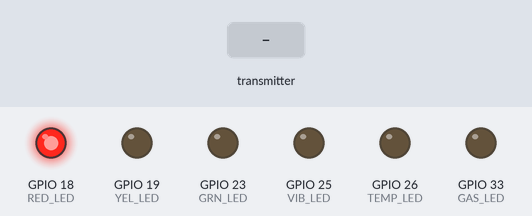
Bench run of a sketch on a simulated ESP32. On the bench: output pins drawn as LEDs (lit = HIGH). Inputs (shaded band) come from the test bench. What the sketch prints to the serial monitor is not drawn.

Above: at 1.2 s.
1.3 s: the transmitter starts sending temp = 25
At 2.4 s:
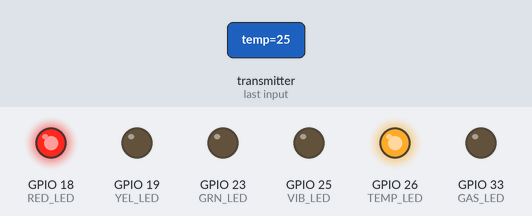
2.8 s: the transmitter starts sending gas = 1024
At 3.5 s:
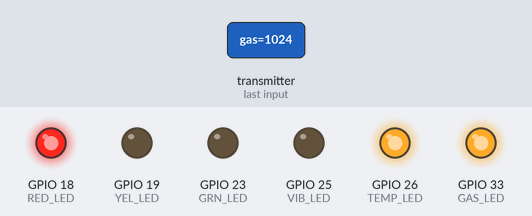
4.3 s: the transmitter starts sending temp = 0
At 4.7 s:
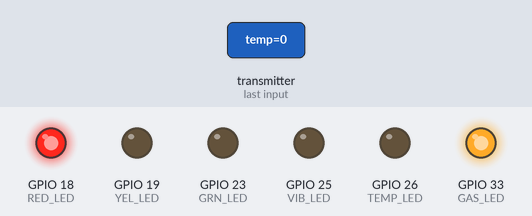
5.8 s: the transmitter starts sending temp = 50
At 7.0 s:
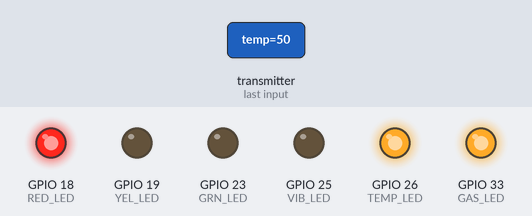
7.3 s: the transmitter starts sending gas = 0
At 8.1 s:
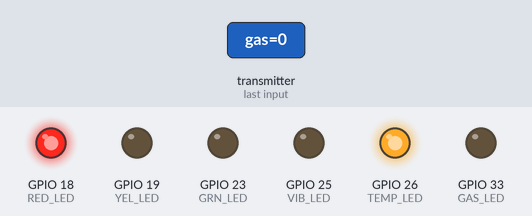
Timing chart, 0 to 9.8 s (numbered marks = the images above; inputs shaded):
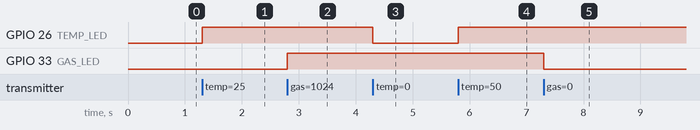

The sketch:

receiver.ino
```cpp
/*
  ESP32 Receiver — ESP-NOW + Serial JSON Output
  ===============================================
  Receives data from ambulance sender via ESP-NOW.
  Controls traffic LEDs + sensor LEDs locally.
  Prints JSON over Serial so the Python bridge can
  forward it to the web dashboard via WebSocket.

  JSON format sent every update:
  {"temp":36.5,"gas":2,"vib":0,"emergency":1}
*/

#include <WiFi.h>
#include <esp_now.h>

// ── Traffic Signal LEDs ──
#define RED_LED  18
#define YEL_LED  19
#define GRN_LED  23

// ── Sensor Alert LEDs ──
#define GAS_LED  33
#define TEMP_LED 26
#define VIB_LED  25

// ── Emergency green duration (ms) ──
#define GREEN_DURATION 30000

typedef struct {
  float temp;
  int   gas;
  int   vib;
  int   emergency;
} Data;

Data data;

unsigned long greenStart    = 0;
bool          emergencyActive = false;

// ── ESP-NOW receive callback ──
void onReceive(const esp_now_recv_info_t *info,
               const uint8_t *incomingData,
               int len) {

  memcpy(&data, incomingData, sizeof(data));

  // ── Sensor LEDs ──
  digitalWrite(GAS_LED,  data.gas  > 2);
  digitalWrite(TEMP_LED, data.temp > 10);
  digitalWrite(VIB_LED,  data.vib  == 1);

  // ── Traffic LEDs ──
  if (data.emergency == 1) {
    digitalWrite(RED_LED, LOW);
    digitalWrite(GRN_LED, HIGH);
    greenStart     = millis();
    emergencyActive = true;
    Serial.println(">> AMBULANCE DETECTED — GREEN");
  }

  // ── Print JSON for dashboard bridge ──
  // Format: {"temp":XX.X,"gas":X,"vib":X,"emergency":X}
  Serial.print("{");
  Serial.print("\"temp\":");    Serial.print(data.temp, 1);
  Serial.print(",\"gas\":");    Serial.print(data.gas);
  Serial.print(",\"vib\":");    Serial.print(data.vib);
  Serial.print(",\"emergency\":"); Serial.print(data.emergency);
  Serial.println("}");
}

void setup() {
  Serial.begin(115200);

  // ── Pin modes ──
  pinMode(RED_LED,  OUTPUT);
  pinMode(YEL_LED,  OUTPUT);
  pinMode(GRN_LED,  OUTPUT);
  pinMode(GAS_LED,  OUTPUT);
  pinMode(TEMP_LED, OUTPUT);
  pinMode(VIB_LED,  OUTPUT);

  // Default: RED on
  digitalWrite(RED_LED, HIGH);
  digitalWrite(YEL_LED, LOW);
  digitalWrite(GRN_LED, LOW);

  // ── ESP-NOW init ──
  WiFi.mode(WIFI_STA);
  WiFi.disconnect();

  if (esp_now_init() != ESP_OK) {
    Serial.println("ERROR: esp_now_init() failed");
    return;
  }

  esp_now_register_recv_cb(onReceive);

  Serial.print("Receiver MAC: ");
  Serial.println(WiFi.macAddress());
  Serial.println("Ready — waiting for ESP-NOW packets...");
}

void loop() {
  // Restore RED after green timer expires
  if (emergencyActive && millis() - greenStart > GREEN_DURATION) {
    digitalWrite(GRN_LED, LOW);
    digitalWrite(RED_LED, HIGH);
    emergencyActive = false;
    Serial.println(">> Timer expired — back to RED");

    // Send updated state to dashboard
    Serial.print("{");
    Serial.print("\"temp\":");    Serial.print(data.temp, 1);
    Serial.print(",\"gas\":");    Serial.print(data.gas);
    Serial.print(",\"vib\":");    Serial.print(data.vib);
    Serial.print(",\"emergency\":0");   // emergency cleared
    Serial.println("}");
  }
}
```

Measured:
- after the input at 1.3 s, GPIO 26 (TEMP_LED): LOW → HIGH at once
- after the input at 2.8 s, GPIO 33 (GAS_LED): LOW → HIGH at once
- after the input at 4.3 s, GPIO 26 (TEMP_LED): HIGH → LOW at once
- after the input at 5.8 s, GPIO 26 (TEMP_LED): LOW → HIGH at once
- after the input at 7.3 s, GPIO 33 (GAS_LED): HIGH → LOW at once
